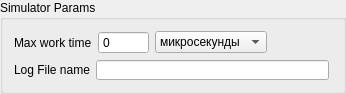
<?xml version="1.0" encoding="UTF-8"?>
<ui version="4.0">
 <class>SimulatorParams</class>
 <widget class="QGroupBox" name="SimulatorParams">
  <property name="geometry">
   <rect>
    <x>0</x>
    <y>0</y>
    <width>346</width>
    <height>92</height>
   </rect>
  </property>
  <property name="windowTitle">
   <string>Simulator Params</string>
  </property>
  <property name="title">
   <string>Simulator Params</string>
  </property>
  <layout class="QFormLayout" name="formLayout">
   <property name="fieldGrowthPolicy">
    <enum>QFormLayout::AllNonFixedFieldsGrow</enum>
   </property>
   <item row="2" column="0">
    <widget class="QLabel" name="label_2">
     <property name="text">
      <string>Log File name</string>
     </property>
    </widget>
   </item>
   <item row="2" column="1">
    <widget class="QLineEdit" name="logFile">
     <property name="sizePolicy">
      <sizepolicy hsizetype="Fixed" vsizetype="Fixed">
       <horstretch>0</horstretch>
       <verstretch>0</verstretch>
      </sizepolicy>
     </property>
     <property name="minimumSize">
      <size>
       <width>233</width>
       <height>20</height>
      </size>
     </property>
     <property name="maximumSize">
      <size>
       <width>233</width>
       <height>20</height>
      </size>
     </property>
    </widget>
   </item>
   <item row="0" column="0" colspan="2">
    <layout class="QHBoxLayout" name="horizontalLayout_2">
     <item>
      <widget class="QLabel" name="label">
       <property name="text">
        <string>Max work time</string>
       </property>
      </widget>
     </item>
     <item>
      <widget class="QSpinBox" name="maxTime">
       <property name="sizePolicy">
        <sizepolicy hsizetype="Fixed" vsizetype="Fixed">
         <horstretch>0</horstretch>
         <verstretch>0</verstretch>
        </sizepolicy>
       </property>
       <property name="buttonSymbols">
        <enum>QAbstractSpinBox::NoButtons</enum>
       </property>
       <property name="maximum">
        <number>2000000000</number>
       </property>
      </widget>
     </item>
     <item>
      <widget class="QComboBox" name="cb_timeUnits">
       <item>
        <property name="text">
         <string>микросекунды</string>
        </property>
       </item>
       <item>
        <property name="text">
         <string>миллисекунды</string>
        </property>
       </item>
       <item>
        <property name="text">
         <string>секунды</string>
        </property>
       </item>
       <item>
        <property name="text">
         <string>минуты</string>
        </property>
       </item>
       <item>
        <property name="text">
         <string>часы</string>
        </property>
       </item>
       <item>
        <property name="text">
         <string>сутки</string>
        </property>
       </item>
       <item>
        <property name="text">
         <string>недели</string>
        </property>
       </item>
       <item>
        <property name="text">
         <string>месяцы</string>
        </property>
       </item>
       <item>
        <property name="text">
         <string>года</string>
        </property>
       </item>
      </widget>
     </item>
     <item>
      <spacer name="horizontalSpacer">
       <property name="orientation">
        <enum>Qt::Horizontal</enum>
       </property>
       <property name="sizeHint" stdset="0">
        <size>
         <width>40</width>
         <height>20</height>
        </size>
       </property>
      </spacer>
     </item>
    </layout>
   </item>
  </layout>
 </widget>
 <resources/>
 <connections/>
</ui>
